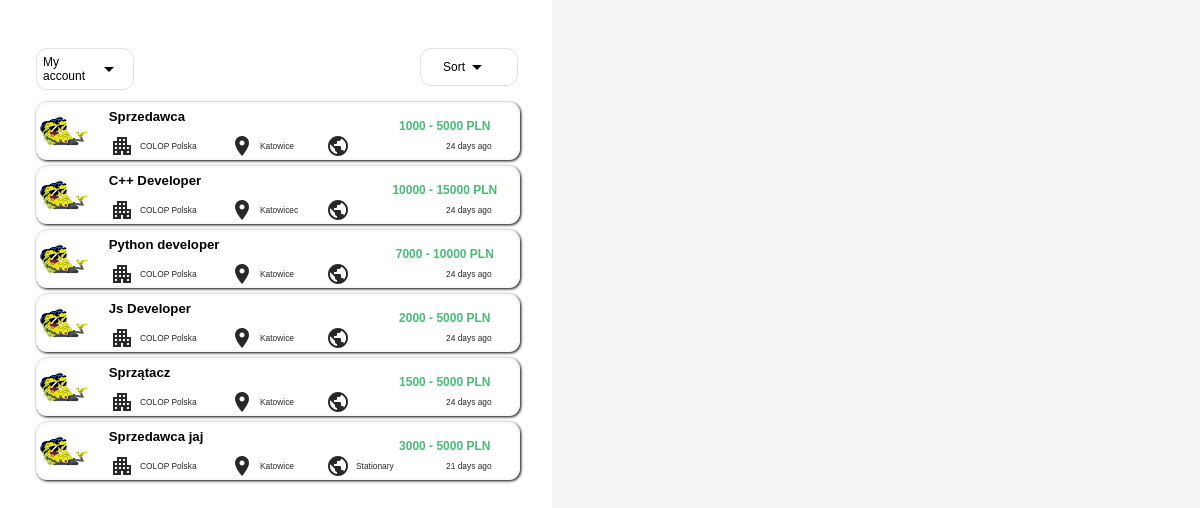
The page / (signed in) on the database as committed earlier.
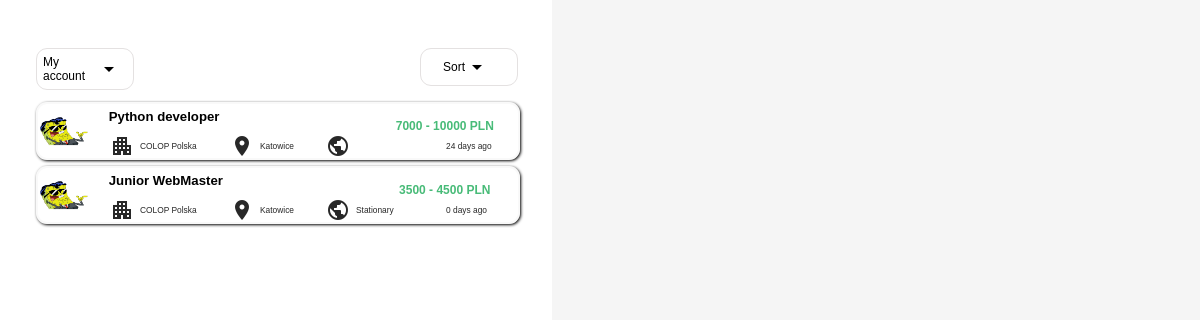
The same page on the database as committed later.
### tables this page shows
CREATE TABLE `offers` (
  `job_id` int(11) NOT NULL,
  `name` varchar(50) NOT NULL,
  `min_salary` int(11) NOT NULL,
  `max_salary` int(11) NOT NULL,
  `company` varchar(100) NOT NULL,
  `location` varchar(50) NOT NULL,
  `workplace` varchar(15) NOT NULL,
  `date` date NOT NULL,
  `description` text NOT NULL,
  `experience` varchar(15) NOT NULL,
  `type` varchar(25) NOT NULL,
  `job_owner_id` int(11) NOT NULL
);

### slider_personal.php (the view, shortened to what this page needs)
<div id = "slider">
        <div id="container">
        <div id = "account">
            <div id = "show_account_list" onclick = "toggleAccountList()">My account <i class="material-icons" id = "toggleAccountIcon">arrow_drop_down</i></div>
        </div>
        <div id = "sort_by">
            <div id = "show_sort_list" onclick = "toggleSortList()">Sort <i class="material-icons" id = "toggleSortIcon">arrow_drop_down</i></div>
        </div>
        </div>
        <?php
            include("database.php");
            @$order = $_GET['sort'];
            if($order == NULL){
               $order = 'job_id';
            }
            $queryGetJobInfo = $conn->prepare("SELECT `job_id`, `name`, `min_salary`, `max_salary`, `company`, `location`, `workplace`, `date`, `job_owner_id` from offers order by ?");
            $queryGetJobInfo->bind_param("s", $order);
            $queryGetJobInfo->execute();
            $queryGetJobInfo->bind_result($job_id, $job_name, $min_salary, $max_salary, $company_name, $location, $workplace, $uploadDate, $job_owner_id);
            $queryGetJobInfo->store_result();
            $NumberOfRows = $queryGetJobInfo->num_rows;
            if ($NumberOfRows > 0) {
                while ($queryGetJobInfo->fetch()) {
                if($max_salary == 0){
                    $salary = $min_salary." PLN";
                }else{
                    $salary = $min_salary." - ".$max_salary." PLN";
                }
                $todayDate = date_create(date("Y-m-d"));
                $uploadDate = date_create($uploadDate);
                $date = date_diff($todayDate, $uploadDate);
                echo ('
                <a href = "offer.php?id='.$job_id.'&sort='.$order.'">
                <div id = "job_offer">
                    <img class = "logo" src = "Images/photos_user_'.$job_owner_id.'/profileImage.png" onerror="this.onerror=null; this.src=\'Images/error.png\'">
                    <div class = "higher_container">
                        <div class = "job_name">
                            <h2 class = "job_name_text">'.$job_name.'</h2>
                        </div>
                        <div class = "salary">
                            <h2 class = "job_salary_text">'.$salary.'</h2>
                        </div>
                        </div>
                        <div class = "lower_container">
                            <div class = "company_name"><i class="material-icons">apartment</i>'.$company_name.'</div>
                            <div class = "location"><i class="material-icons">location_on</i>'.$location.'</div>
                            <div class = "workplace"><i class="material-icons">public</i>'.$workplace.'</div>
                            <div class = "date">'.$date->format("%a days ago").'</div>
                    </div>
                </div>
                </a>
                ');
            }
        }else {
                echo '<p>No job offers found.</p>';
            }
        ?>
    </div>

Rows that differ between the two databases and show on the page:
removed offers: name "Sprzedawca", salary "1000 - 5000 PLN", company "COLOP Polska", location "Katowice", date "24 days ago"
removed offers: name "C++ Developer", salary "10000 - 15000 PLN", company "COLOP Polska", location "Katowicec", date "24 days ago"
removed offers: name "Js Developer", salary "2000 - 5000 PLN", company "COLOP Polska", location "Katowice", date "24 days ago"
removed offers: name "Sprzątacz", salary "1500 - 5000 PLN", company "COLOP Polska", location "Katowice", date "24 days ago"
removed offers: name "Sprzedawca jaj", salary "3000 - 5000 PLN", company "COLOP Polska", location "Katowice", workplace "Stationary", date "21 days ago"
added offers: name "Junior WebMaster", salary "3500 - 4500 PLN", company "COLOP Polska", location "Katowice", workplace "Stationary", date "0 days ago"
